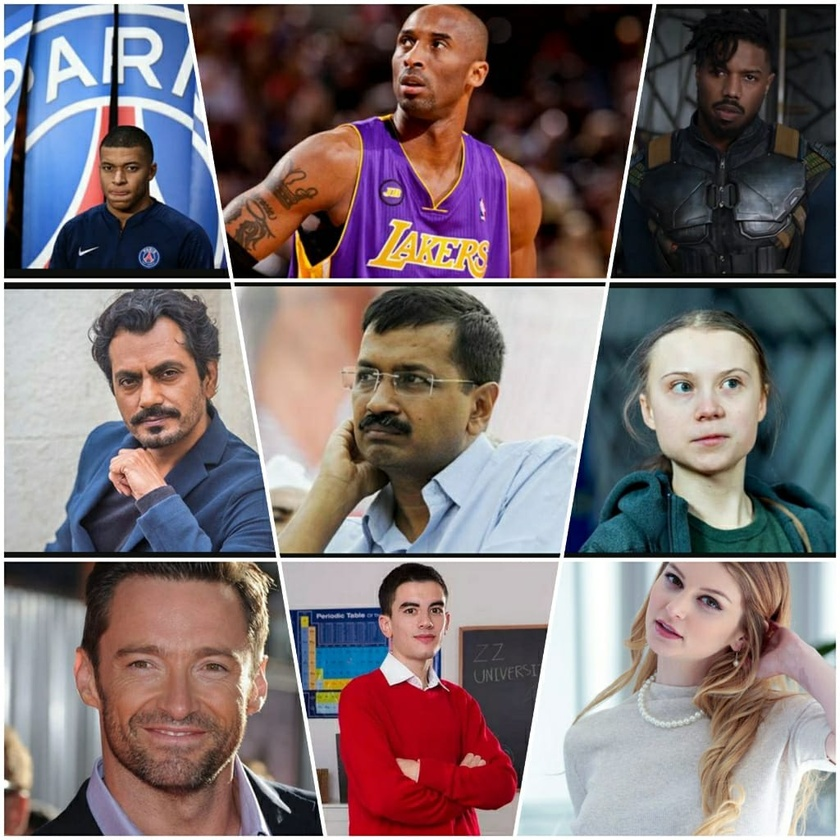
#> input picture Escot.jpg, 840 x 840 px, shrunk from 1024 x 1024 before the run
$ python program_code_for_static_picture.py
#> lines starting #> are read from the running program, lines starting #| are printed output that depends on the picture; after the words box and inside, x2 and y2 are one past the last pixel; in counts of white or black regions, pixels touching at a corner belong together
import numpy as np
import cv2
from random import randrange
#training algorithm
trained_face_data = cv2.CascadeClassifier('haarcascade_frontalface_default.xml')
#chosing an image to detect
img = cv2.imread('Escot.jpg')
#> img is the input picture: shape (840, 840, 3); mean B, G, R 114.8, 112.5, 125.1
#converting it to greyscale
gray_img = cv2.cvtColor(img, cv2.COLOR_BGR2GRAY)
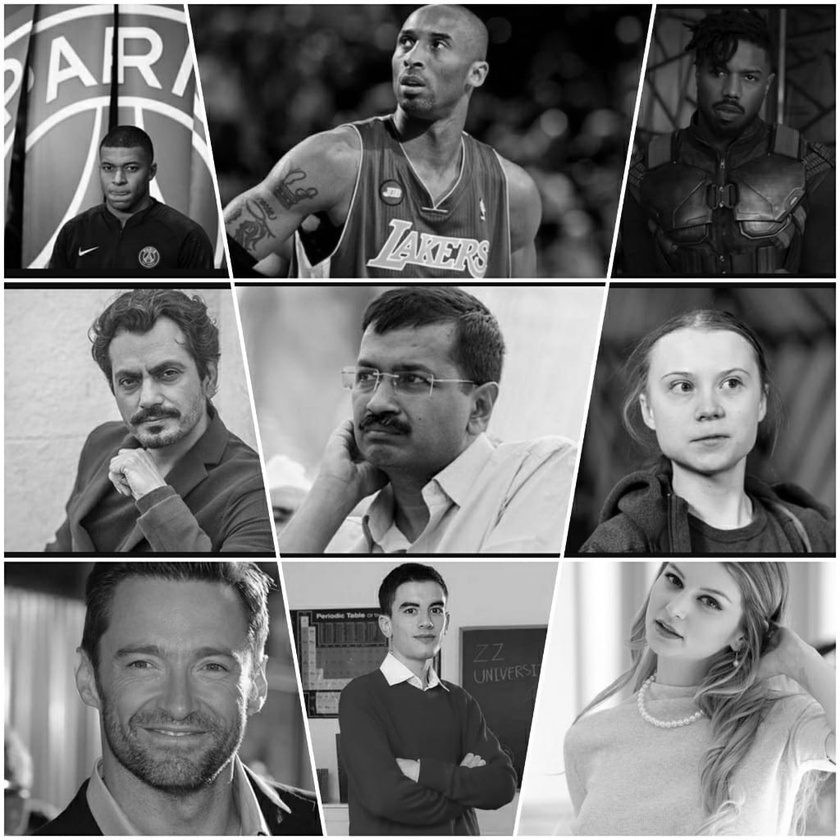
#> gray_img: shape (840, 840); min 0, max 255, mean 116.5

#Detect Faces
face_coordinates = trained_face_data.detectMultiScale(gray_img)
#> face_coordinates = [[89, 144, 61, 61], [386, 581, 74, 74], [692, 44, 80, 80], [378, 6, 94, 94], [633, 326, 149, 149], [87, 328, 126, 126], [316, 323, 142, 142], [89, 594, 172, 172]]

#draw a rectangle around the face
for (x,y,w,h) in face_coordinates:
    cv2.rectangle( img ,(x,y), (x+w,y+h), (randrange(256),randrange(256),randrange(256)), 5)
#> this loop made 8 passes
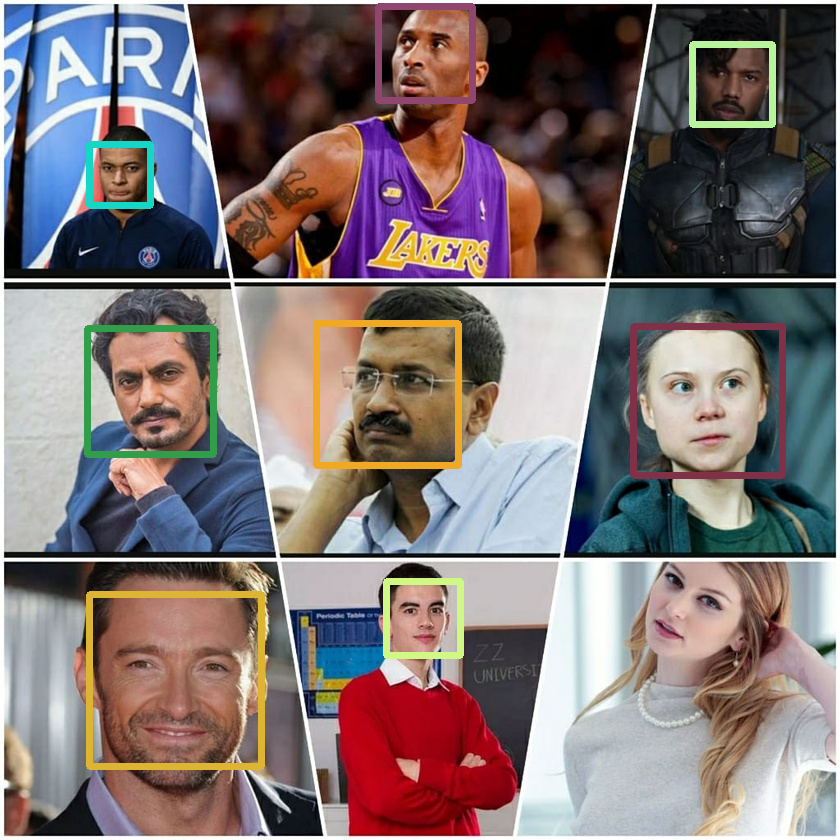
#> img: shape (840, 840, 3); 3.54% of pixels changed, all inside (x1, y1, x2, y2) = (84, 3, 786, 770)

cv2.imshow('Face Detector', img)
cv2.waitKey()
print("Code Complete")
